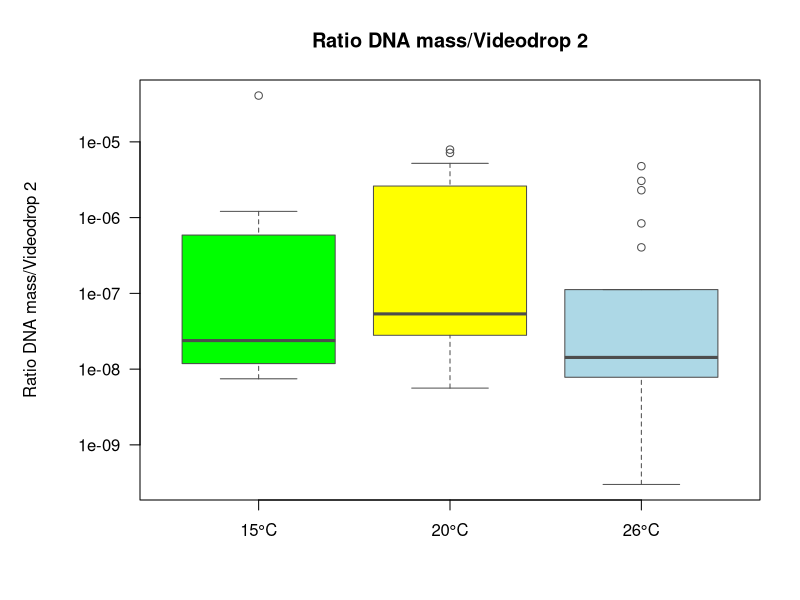

Source code (R):
library(readxl)

# Importer les données depuis Excel
data <- read_excel(
  "bioinformatics/boxplot_cyto_vs_videodrop/Bilan extraction ADN.xlsx",
  sheet = "Boxplot ratio DNA"
)

# Extraire chaque groupe en supprimant les NA
data15 <- na.omit(data$data15)
data20 <- na.omit(data$data20)
data26 <- na.omit(data$data26)

# Combiner dans un data frame
df <- data.frame(
  concentration = c(data15, data20, data26),
  temperature = factor(
    c(rep("15°C", length(data15)),
      rep("20°C", length(data20)),
      rep("26°C", length(data26))),
    levels = c("15°C", "20°C", "26°C")
  )
)

# Définir les couleurs
colors <- c("green", "yellow", "lightblue")

# 🔹 Ajuster les marges (augmente la marge gauche)
par(mar = c(5, 7, 4, 2))  # bas, gauche, haut, droite

# Créer le boxplot (sans ylab automatique)
boxplot(concentration ~ temperature,
        data = df,
        log = "y",
        main = "Ratio DNA mass/Videodrop 2",
        xlab = "",
        ylab = "",
        col = colors,
        border = "gray30",
        las = 1)

# 🔹 Ajouter le titre de l'axe vertical avec un décalage contrôlé
mtext("Ratio DNA mass/Videodrop 2",
      side = 2,
      line = 5)  # augmenter si besoin

# Tests de Wilcoxon entre groupes
wilcox_15_20 <- wilcox.test(data15, data20, exact = FALSE)
wilcox_15_26 <- wilcox.test(data15, data26, exact = FALSE)
wilcox_20_26 <- wilcox.test(data20, data26, exact = FALSE)

# Afficher les résultats
print(wilcox_15_20)
print(wilcox_15_26)
print(wilcox_20_26)
